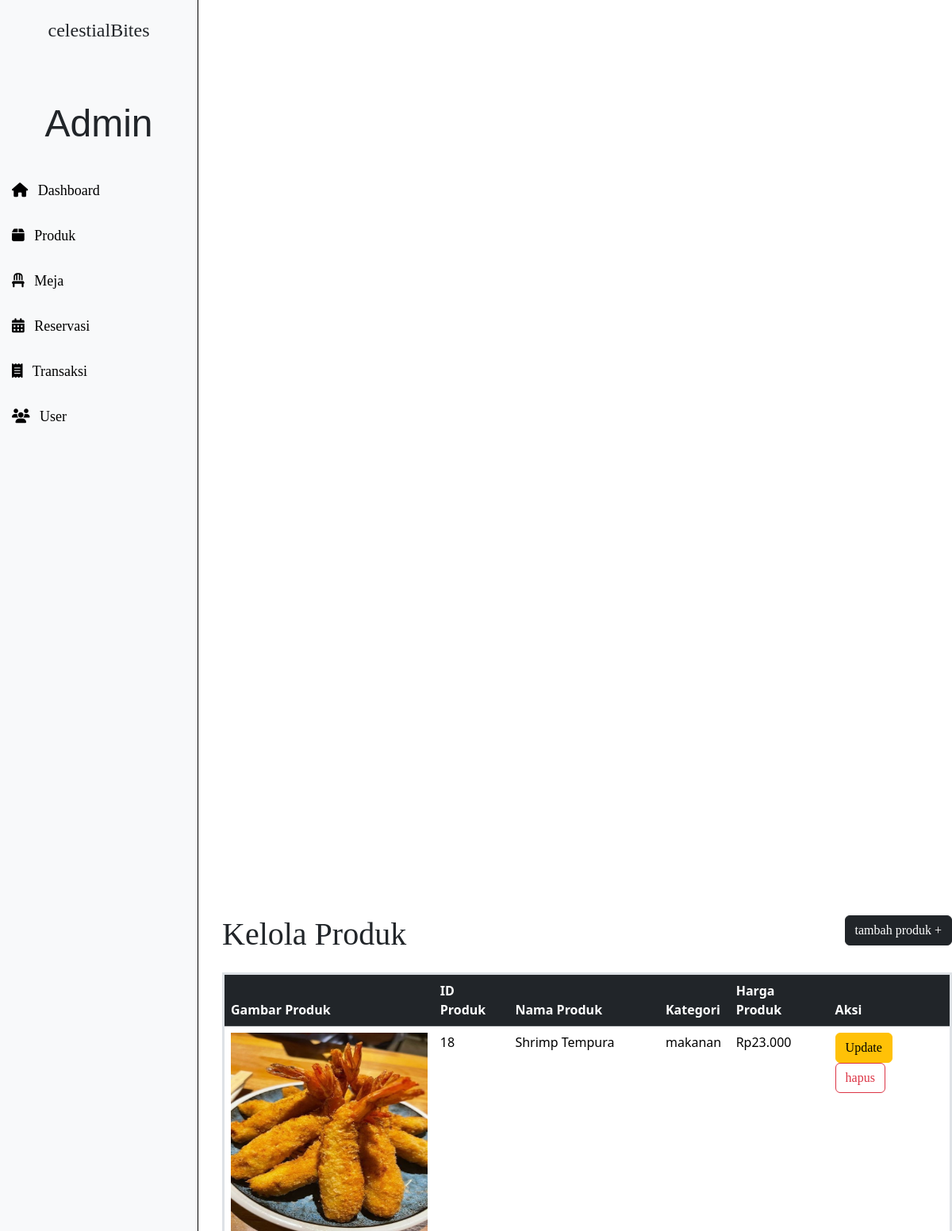
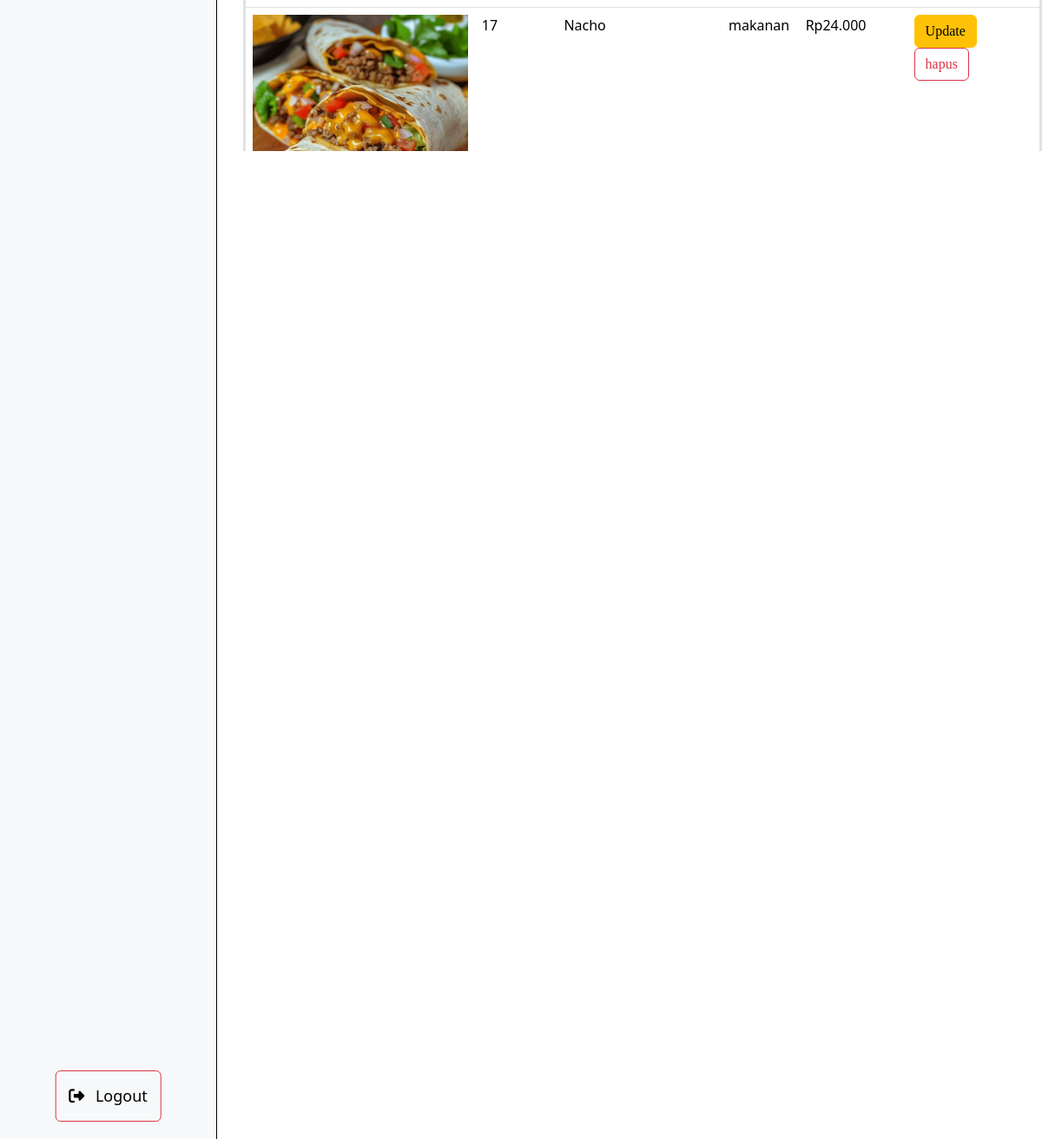
/admin/pages/produk.php, run on the app's committed database (2 pictures, top to bottom).
### tables this page shows
CREATE TABLE `produk` (
  `id_produk` int(11) NOT NULL,
  `nama_produk` varchar(255) NOT NULL,
  `kategori` enum('makanan','minuman') NOT NULL,
  `harga_produk` decimal(10,2) NOT NULL,
  `gambar_produk` text NOT NULL
);

### db/db.php (called while the page is built, shortened)
<?php
class Database {
    private $host = "localhost";
    private $user = "root";
    private $pass = "";
    private $db = "celestial_bites";
    public $conn;
    public function __construct(){
        $this->conn = new mysqli($this->host, $this->user, $this->pass, $this->db);
    }
    public function query($sql) {
        return $this->conn->query($sql);
    }
}
?>

### db/produk.php (called while the page is built, shortened)
<?php
require_once 'db.php';
class Produk
{
    public $db;
    public function __construct()
    {
        $this->db = new Database();
    }
    public function read()
    {
        $query = "SELECT * FROM produk ORDER BY id_produk desc";
        return $this->db->query($query);
    }
}

### admin/pages/produk.php (the view, shortened to what this page needs)
<!DOCTYPE html>
<html lang="en">
<head>
    <link rel="stylesheet" href="admin/style/font.css">
    <link rel="stylesheet" href="https://cdnjs.cloudflare.com/ajax/libs/font-awesome/6.6.0/css/all.min.css" />
    <link href="https://cdn.jsdelivr.net/npm/bootstrap@5.3.3/dist/css/bootstrap.min.css" rel="stylesheet">
</head>
<body>
    <? include "../navbar.php"; ?>
    <section class="main-content section cont d-flex flex-column">
        <div class="mt-3 col-lg-12 d-flex flex-row">
            <div class="col-lg-6">
                <h1>Kelola Produk</h1>
            </div>
            <div class="col-lg-6 d-flex justify-content-end">
                <a href="#">
                    <button class="btn btn-dark" data-bs-toggle="modal" data-bs-target="#modalInsert">tambah produk +</button>
                </a>
            </div>
        </div>
        <div class="container mt-3 px-0" style="max-height: 500px; overflow-y: auto;">
            <table class="table table-hover">
                <thead style="position: sticky; top: 0;">
                    <tr class="table-dark">
                        <th>Gambar Produk</th>
                        <th>ID Produk</th>
                        <th>Nama Produk</th>
                        <th>Kategori</th>
                        <th>Harga Produk</th>
                        <th>Aksi</th>
                    </tr>
                </thead>
                <tbody>
                    <?php
                    require_once '../../db/produk.php';
                    $produk = new Produk();
                    $result = $produk->read();
                    while ($row = $result->fetch_assoc()) {
                    ?>
                        <tr>
                            <td>
                                <img style="max-height: 250px;" src="../../img/card/<?php echo htmlspecialchars($row['gambar_produk']) ?>" class="card-img-top" alt="<?php echo htmlspecialchars($row['nama_produk']) ?>">
                            </td>
                            <td><?php echo $row['id_produk']; ?></td>
                            <td><?php echo $row['nama_produk']; ?></td>
                            <td><?php echo $row['kategori']; ?></td>
                            <td>Rp<?php echo number_format($row['harga_produk'], 0, ',', '.'); ?></td>
                            <td>
                                <a href="../form/update_produk.php?id_produk=<?php echo $row['id_produk']; ?>">
                                    <button class="btn btn-warning">Update</button> </a>
                                <a href="../../db/produk_action.php?action=delete&id_produk=<?php echo $row['id_produk']; ?>">
                                    <button class="btn btn-outline-danger" onclick="return confirm('Apakah anda yakin ingin menghapus produk ini?');">hapus</button>
                                </a>
                            </td>
                        </tr>
                    <? } ?>
                </tbody>
            </table>
        </div>
    </section>
</body>
</html>

### admin/pages/produk.php (style rules this page uses)
section { padding: 8rem 2rem; height: 100vh; width: 80vw; justify-content: center; align-items: center; }
h1 { font-family: "Perandory"; }
table { border: 3px solid black; border-radius: 20px; overflow-y: auto; }
.cont { height: 100%; }

### admin/navbar.php (style rules this page uses)
a { font-family: "Montserrat Medium"; color: black; text-decoration: none; }
.main-content { margin-left: 260px; padding: 20px; position: absolute; }

### data on the page
produk: gambar_produk (picture), id_produk "18", nama_produk "Shrimp Tempura", kategori "makanan", harga_produk "23.000"
produk: gambar_produk (picture), id_produk "17", nama_produk "Nacho", kategori "makanan", harga_produk "24.000"
